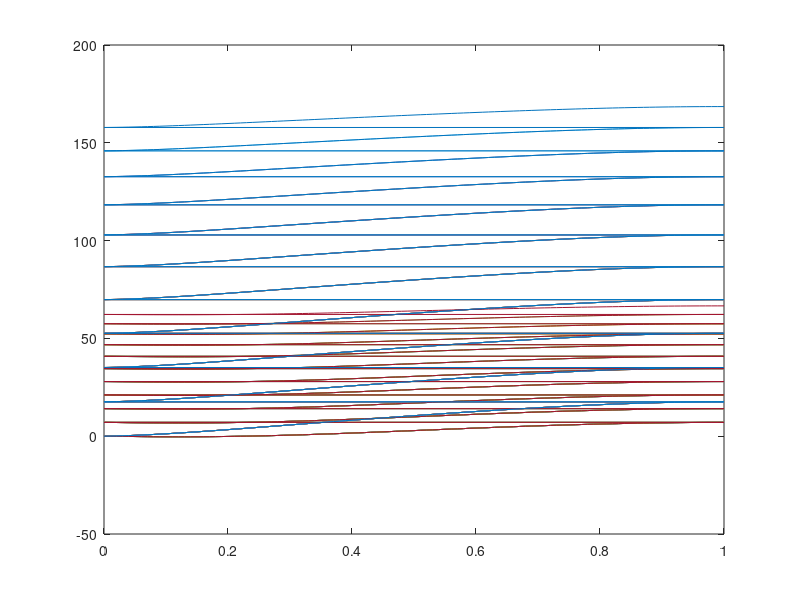

Write MATLAB code to recreate this figure.
S = [3.9362 -0.7705 0.8485 1];
A = [-29.4861 66.4565 -59.8060 19.0439];
zc = zeros(5);
zt = zeros(5);
zct = 0;
ztt = 0;
zcp = 0;
ztp = 0;
zu = 0;
zl = 0;
xcord = [];
yl = [];
yu = [];

for y = 0:0.0414:0.414
    zcmax = (0.18)/(1 + (7.31)*(y^2.77));
    ztmax = (0.1)/(1 + (14.86)*(y^3.52));
    x = 0;
    for x = 0:0.01:1
        xcord(end+1) = x;
            for n = 1:4
            zcp = zcmax*(x)*(1-x)*(S(n)*((2*x - 1)^(n-1)));
            zc(n) = zcp;
            ztp = ztmax*(A(n)*(x^(n + 1) - x^0.5));
            zt(n) = ztp;
            if n<=3
                zct = zct + zc(n);
            end    
            ztt = ztt + zt(n);
        end
%         disp(zct);
%         disp(ztt);
        zu = zct + ztt;
        zl = zct - ztt;
%         disp("Upper coordinate at x = "); 
%         disp(x);
%         disp(zu);
%         disp("Lower coordinate at x = ");
%         disp(x);
%         disp(zl);
        yl(end+1) = zl;
        yu(end+1) = zu;
       
    end
figure(1)
plot(xcord, yl)
hold on
%figure(2)
plot(xcord, yu)
end
        
        